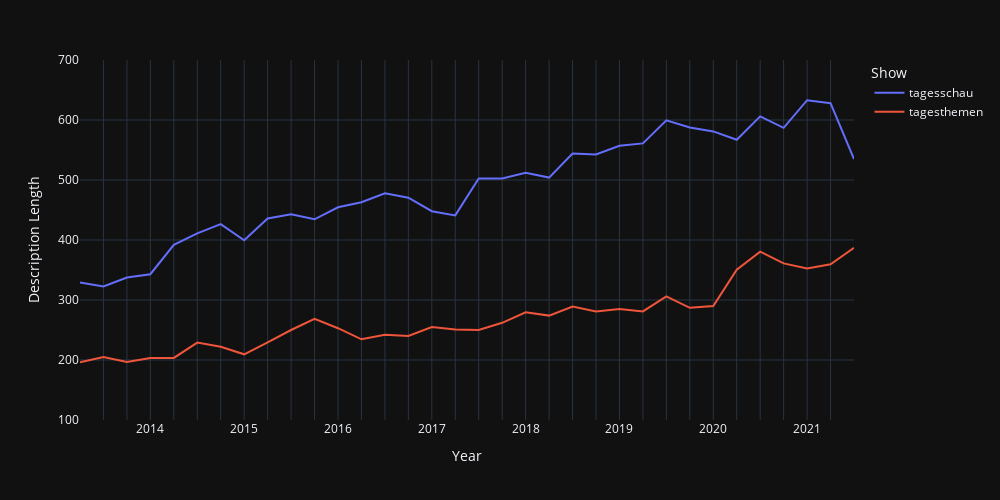

Write notebook code for a chart like this one.
### Code cell
relevant_shows = ["tagesschau", "tagesthemen"]
plot_df = None

for show_type in relevant_shows:
    show_episodes = shows[shows["title"] == show_type]
    by_quarter = show_episodes.groupby("quarter")["desc_length"].median().to_frame()
    by_quarter["mode"] = show_type
    plot_df = by_quarter if plot_df is None else plot_df.append(by_quarter)
plot_df.reset_index(inplace=True)

fig = px.line(
    plot_df,
    x = "quarter", 
    y = "desc_length", 
    color = 'mode', 
    template = "plotly_dark",
    labels = {"desc_length": "Description Length", "quarter": "Year", },
    range_y = [100, 700],
    width = 1000,
    height = 500
    )

x_labels = [" " if not label.endswith("1") else label.split("/")[0] for label in shows["quarter"].unique()]

fig.update_layout(
    xaxis = dict(
        tickmode = 'array',
        tickvals = list(range(len(x_labels))),
        ticktext = x_labels
    )
)
fig.update_layout(legend_title_text='Show')

fig.write_html("plots/as_html/description_length_by_show.html") # save as html
fig.write_image("plots/as_png/description_length_by_show.png") # save as png

fig.show()

### Figure 1 — Plotly figure (JSON) as saved in the notebook; plotly's stock layout.template omitted (floating-point values rounded to 4 significant figures)
{"data": [{"hovertemplate": "mode=tagesschau<br>Year=%{x}<br>Description Length=%{y}<extra></extra>", "legendgroup": "tagesschau", "line": {"color": "#636efa", "dash": "solid"}, "marker": {"symbol": "circle"}, "mode": "lines", "name": "tagesschau", "orientation": "v", "showlegend": true, "type": "scatter", "x": ["2013/2", "2013/3", "2013/4", "2014/1", "2014/2", "2014/3", "2014/4", "2015/1", "2015/2", "2015/3", "2015/4", "2016/1", "2016/2", "2016/3", "2016/4", "2017/1", "2017/2", "2017/3", "2017/4", "2018/1", "2018/2", "2018/3", "2018/4", "2019/1", "2019/2", "2019/3", "2019/4", "2020/1", "2020/2", "2020/3", "2020/4", "2021/1", "2021/2", "2021/3"], "xaxis": "x", "y": [329, 322.5, 337.5, 343, 392, 411, 426.5, 399.5, 436, 443, 434.5, 454.5, 463, 478, 470.5, 448, 441, 502.5, 502.5, 512, 504, 544, 542.5, 557, 561, 599.5, 587.5, 581, 567, 606, 587, 633, 628, 535], "yaxis": "y"}, {"hovertemplate": "mode=tagesthemen<br>Year=%{x}<br>Description Length=%{y}<extra></extra>", "legendgroup": "tagesthemen", "line": {"color": "#EF553B", "dash": "solid"}, "marker": {"symbol": "circle"}, "mode": "lines", "name": "tagesthemen", "orientation": "v", "showlegend": true, "type": "scatter", "x": ["2013/2", "2013/3", "2013/4", "2014/1", "2014/2", "2014/3", "2014/4", "2015/1", "2015/2", "2015/3", "2015/4", "2016/1", "2016/2", "2016/3", "2016/4", "2017/1", "2017/2", "2017/3", "2017/4", "2018/1", "2018/2", "2018/3", "2018/4", "2019/1", "2019/2", "2019/3", "2019/4", "2020/1", "2020/2", "2020/3", "2020/4", "2021/1", "2021/2", "2021/3"], "xaxis": "x", "y": [196, 205, 196.5, 203.5, 203.5, 229, 222, 209.5, 229.5, 250, 268.5, 253, 234.5, 242, 240, 255, 251, 250, 262, 279.5, 274, 289, 281, 285, 281, 306, 287, 290, 350.5, 380.5, 361, 352.5, 359.5, 387], "yaxis": "y"}], "layout": {"height": 500, "legend": {"title": {"text": "Show"}, "tracegroupgap": 0}, "margin": {"t": 60}, "width": 1000, "xaxis": {"anchor": "y", "domain": [0, 1], "tickmode": "array", "ticktext": [" ", " ", " ", "2014", " ", " ", " ", "2015", " ", " ", " ", "2016", " ", " ", " ", "2017", " ", " ", " ", "2018", " ", " ", " ", "2019", " ", " ", " ", "2020", " ", " ", " ", "2021", " ", " "], "tickvals": [0, 1, 2, 3, 4, 5, 6, 7, 8, 9, 10, 11, 12, 13, 14, 15, 16, 17, 18, 19, 20, 21, 22, 23, 24, 25, 26, 27, 28, 29, 30, 31, 32, 33], "title": {"text": "Year"}}, "yaxis": {"anchor": "x", "domain": [0, 1], "range": [100, 700], "title": {"text": "Description Length"}}}}
